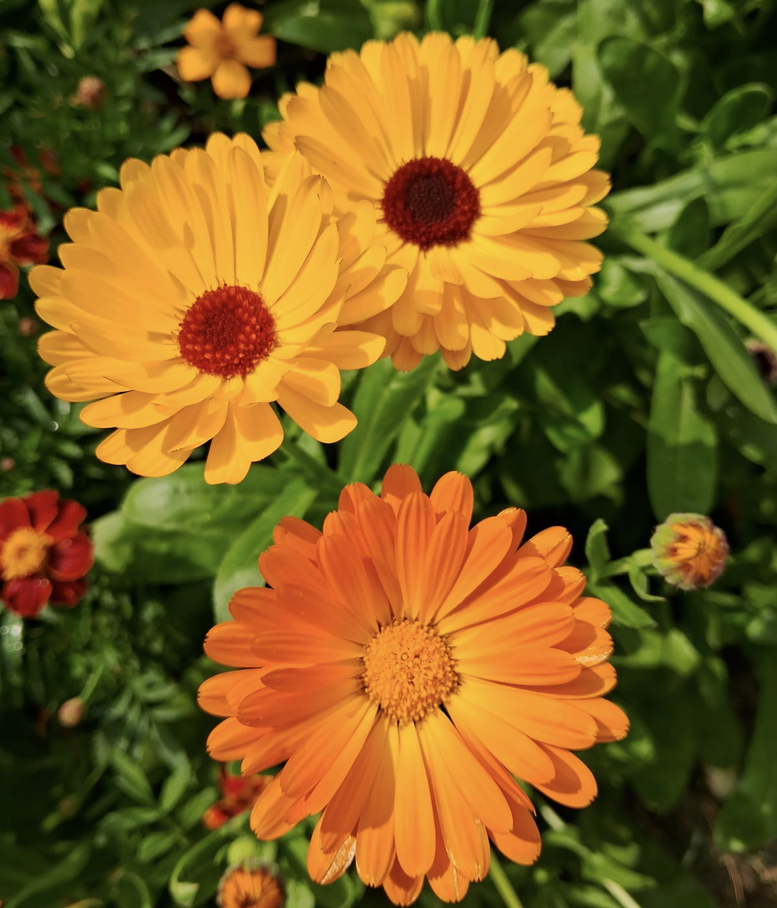
#> input picture images/flower.png, 777 x 908 px, shrunk from 1112 x 1300 before the run, found by its file name
$ python 'HuffmanCoding(HW18).py'
#> lines starting #> are read from the running program, lines starting #| are printed output that depends on the picture
import cv2
import numpy as np
import matplotlib.pyplot as plt
from heapq import heappush, heappop

# -----------------------------
# Main Function
# -----------------------------
def main():
    # Step 1: Read grayscale image
    img_path = "/Users/akhi/Desktop/DIP/images/flower.png"
    img = cv2.imread(img_path, cv2.IMREAD_GRAYSCALE)
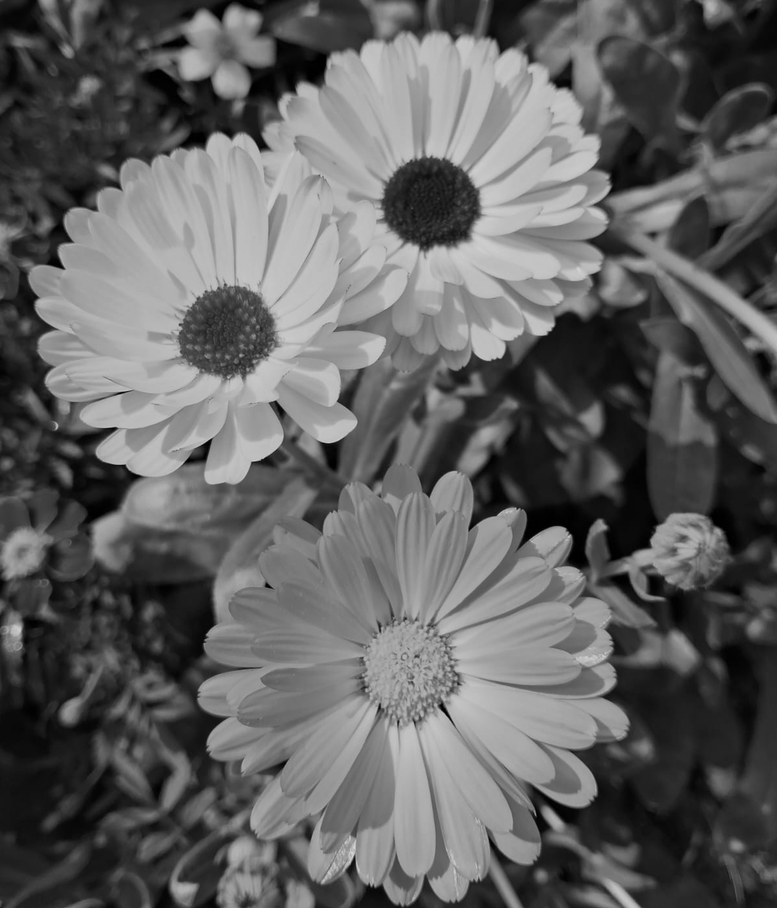
#> img: shape (908, 777); min 0, max 215, mean 97.1
    h, w = img.shape
#> h = 908; w = 777
    print(f"Original size: {h*w*8} bits")
#| Original size: 5644128 bits

    # Step 2: Apply Huffman compression
    bitstream, codes, freqs = huffman_encode(img)
#> the loop in huffman_encode, `for val in flat:` made 705516 passes
#> val on passes 1 to 3: 60, 53, 50
#> after the loop in huffman_encode, `for val in flat:`: freqs = 214 items
#> the loop in build_huffman_tree, `for symbol, freq in freqs.items():` made 214 passes
#> (symbol, freq) on passes 1 to 3: (60, 3774), (53, 4286), (50, 4410)
#> the loop in build_huffman_tree, `while len(heap) > 1:` made 213 passes
#> codes = 214 items; freqs = 214 items
    compressed_bits = len(bitstream)
#> compressed_bits = 5345309
    ratio = (h*w*8) / compressed_bits
#> ratio = 1.06

    print(f"Compressed bits: {compressed_bits}")
#| Compressed bits: 5345309
    print(f"Compression Ratio: {ratio:.2f}")
#| Compression Ratio: 1.06

    # Step 3: Decode back
    recon = huffman_decode(bitstream, codes, img.shape).astype(np.uint8)
    # cv2.imwrite("huffman_reconstructed.png", recon)
    # print("Reconstructed image saved as huffman_reconstructed.png")

    img_set = [img, recon]
    titles = ['Original Image', 'Huffman Reconstructed Image']
    display(img_set, titles)


# -----------------------------
# Huffman Coding Implementation
# -----------------------------
class Node:
    def __init__(self, symbol, freq):
        self.symbol = symbol
        self.freq = freq
        self.left = None
        self.right = None
    def __lt__(self, other):
        return self.freq < other.freq

def build_huffman_tree(freqs):
    heap = []
    for symbol, freq in freqs.items():
        heappush(heap, Node(symbol, freq))
    while len(heap) > 1:
        n1 = heappop(heap)
        n2 = heappop(heap)
        merged = Node(None, n1.freq + n2.freq)
        merged.left = n1
        merged.right = n2
        heappush(heap, merged)
    return heap[0]

def build_huffman_codes(node, code='', codebook=None):
    if codebook is None:
        codebook = {}
    if node is None:
        return
    if node.symbol is not None:
        codebook[node.symbol] = code
    build_huffman_codes(node.left, code + '0', codebook)
    build_huffman_codes(node.right, code + '1', codebook)
    return codebook

def huffman_encode(image):
    """Compress image using Huffman coding."""
    flat = image.flatten().astype(int)
    # Count frequencies
    freqs = {}
    for val in flat:
        freqs[val] = freqs.get(val, 0) + 1
    # Build Huffman tree and codes
    root = build_huffman_tree(freqs)
    codes = build_huffman_codes(root)
    # Encode the image
    bitstream = ''.join(codes[val] for val in flat)
    return bitstream, codes, freqs

def huffman_decode(bitstream, codes, shape):
    """Decode Huffman bitstream."""
#> called with shape = (908, 777)
    inv_codes = {v: k for k, v in codes.items()}
#> inv_codes = 214 items
    decoded = []
    code = ''
    for bit in bitstream:
        code += bit
        if code in inv_codes:
            decoded.append(inv_codes[code])
            code = ''
#> after the loop, code = ''; decoded = 705516 items
    return np.array(decoded).reshape(shape)

def display(img_set, titles, cols = 2):
#> called with cols = 2
    rows = (len(img_set) + cols - 1) // cols
#> rows = 1


    for i, img in enumerate(img_set):
        plt.subplot(rows, cols, i + 1)
        if len(img.shape) == 2:  # Grayscale
            plt.imshow(img, cmap='gray')
        else:
            plt.imshow(cv2.cvtColor(img, cv2.COLOR_BGR2GRAY), cmap='gray')
        plt.title(titles[i])
        plt.axis('off')
#> this loop made 2 passes
    plt.tight_layout()
    plt.show()
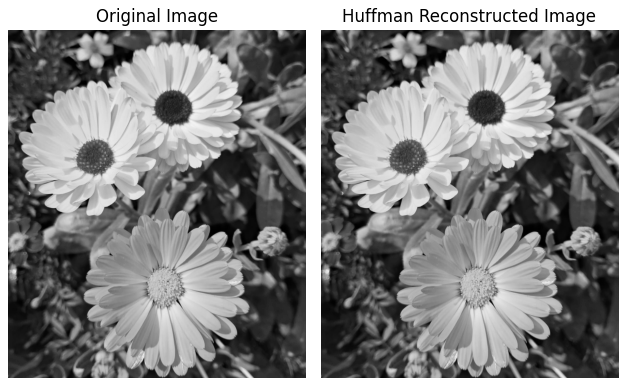
#> figure drawn by matplotlib, 2 panels


if __name__ == "__main__":
    main()
